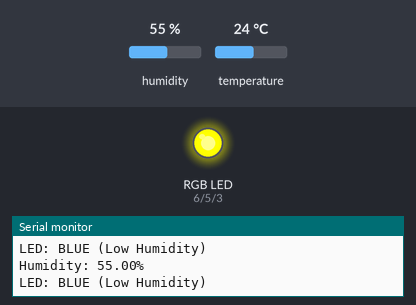
The sketch below on a simulated Arduino Uno, built with avr-gcc and run on an emulated ATmega328P. Parts: an RGB LED mixed from three pins (HIGH = lit), the last lines printed to the serial monitor. The test bench sets the inputs (shaded band); at power-on: humidity 55 %, temperature 24 °C.

Above: at 4.8 s.
4.9 s: humidity set to 58 %
7.9 s: humidity set to 61 %
At 8.5 s:
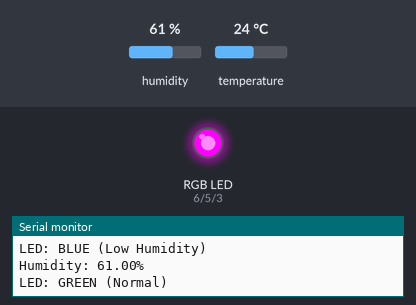
10.9 s: humidity set to 79 %
13.9 s: humidity set to 82 %
At 14.9 s:
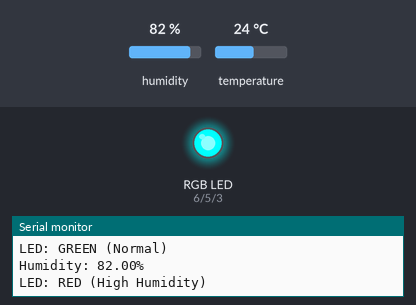
16.9 s: humidity set to 22 %
At 18.4 s:
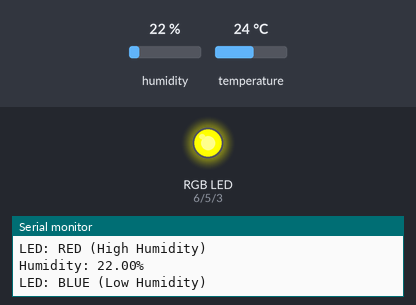
19.9 s: humidity set to 68 %
At 21.3 s:
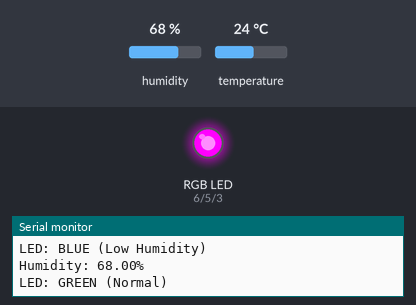
Timing chart, 0 to 22.9 s (numbered marks = the images above; inputs shaded):
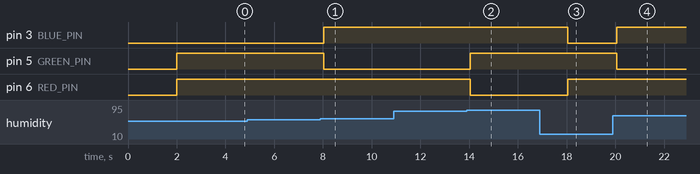

Measured:
- the behaviour switches between 59 and 60 % on humidity (found by bisection; images 0 and 1)
- the behaviour switches between 80 and 81 % on humidity (found by bisection; images 1 and 2)
- after the input at 7.9 s, pin 3 (BLUE_PIN): LOW → HIGH after 0.12 s; pin 5 (GREEN_PIN): HIGH → LOW after 0.12 s
- after the input at 13.9 s, pin 5 (GREEN_PIN): LOW → HIGH after 0.14 s; pin 6 (RED_PIN): HIGH → LOW after 0.14 s
- after the input at 16.9 s, pin 3 (BLUE_PIN): HIGH → LOW after 1.2 s; pin 6 (RED_PIN): LOW → HIGH after 1.2 s
- after the input at 19.9 s, pin 3 (BLUE_PIN): LOW → HIGH after 0.16 s; pin 5 (GREEN_PIN): HIGH → LOW after 0.16 s

The sketch:

sketch.ino
```cpp
#include "DHT.h"


#define DHTPIN 2
#define DHTTYPE DHT22
#define RED_PIN 6
#define GREEN_PIN 5
#define BLUE_PIN 3

DHT dht(DHTPIN, DHTTYPE);

void setup() {
  Serial.begin(9600);
  dht.begin();

  // sets led pins as outputs
  pinMode(RED_PIN, OUTPUT);
  pinMode(GREEN_PIN, OUTPUT);
  pinMode(BLUE_PIN, OUTPUT);
}

void loop() {
  //sets a delay of 2 seconds between readings from the dht22
  delay(2000);

  // Read humidity
  float h = dht.readHumidity();
  float t = dht.readTemperature();

  // Check if reading failed
  if (isnan(h)) {
    Serial.println("Failed to read from DHT sensor!");
    return;
  }

  Serial.print("Humidity: ");
  Serial.print(h);
  Serial.println("%");

  // if h(humidity) is higher than 80 set the rgb to red
  if (h > 80.0) {

    setRGB(255, 0, 0);
    Serial.println("LED: RED (High Humidity)");
  } //if h is between 60 and 80 set the rgb to green
  else if (h >= 60.0 && h <= 80.0) {

    setRGB(0, 255, 0);
    Serial.println("LED: GREEN (Normal)");
  } //if h is below 60 set it to blue
  else {

    setRGB(0, 0, 255);
    Serial.println("LED: BLUE (Low Humidity)");
  }
}

// function to set rgb colors
void setRGB(int r, int g, int b) {
  // since its a common anode, we subtract 255 from the rgb colors since 0 is highest
  analogWrite(RED_PIN, 255 - r);
  analogWrite(GREEN_PIN, 255 - g);
  analogWrite(BLUE_PIN, 255 - b);
}
```
